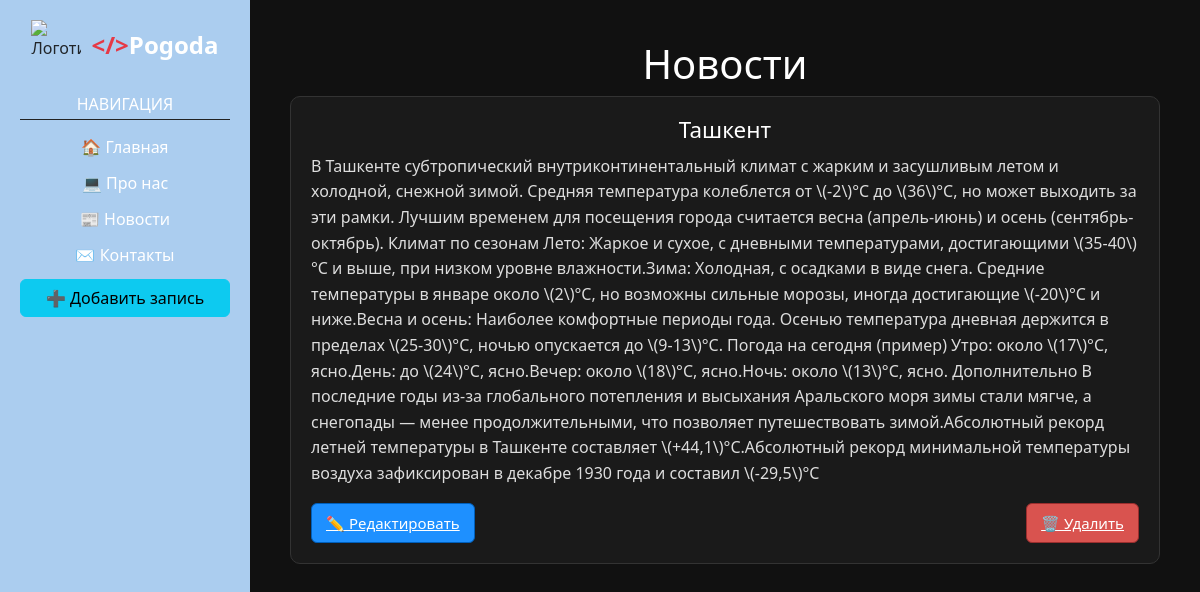
Page /news/ on the committed database.
### main/models.py (models this page shows, shortened)
class News(models.Model):
    title = models.CharField(max_length=200, verbose_name="Заголовок")
    content = models.TextField(verbose_name="Содержимое")
    created_at = models.DateTimeField(auto_now_add=True, verbose_name="Дата создания")

### main/views.py (the view)
# urls.py: path('news/', views.news, name='news'),
def news(request):
    news = News.objects.order_by('-created_at')
    return render(request, 'main/news.html', {'news': news})

### main/templates/main/news.html
{% extends 'main/layout.html' %}
{% block content %}
<h1>Новости</h1>
{% for n in news %}
<div class="news-card">
    <h2>{{ n.title }}</h2>
    <p>{{ n.content }}</p>
    <div class="card-buttons">
        <a href="{% url 'edit_news' n.id %}" class="btn-edit">✏️ Редактировать</a>
        <a href="{% url 'delete_news' n.id %}" class="btn-delete">🗑 Удалить</a>
    </div>
</div>
{% empty %}
<p>Пока нет новостей.</p>
{% endfor %}
{% endblock %}

### main/templates/main/layout.html (shortened to what this page needs)
{% load static %}
<!DOCTYPE html>
<html lang="ru">
<head>
    <link rel="stylesheet" href="{% static 'main/css/main.css' %}">
    <link rel="stylesheet" href="https://cdn.jsdelivr.net/npm/bootstrap@5.3.2/dist/css/bootstrap.min.css">
</head>
<body>
    <div class="wrapper">
        <aside class="sidebar">
            <div class="logo-box">
                <img src="{% static 'main/img/img_1.png' %}" alt="Логотип" class="logo-img">
                <h1 class="logo-text"><span class="red">&lt;/&gt;</span>Pogoda</h1>
            </div>
            <nav class="nav">
                <div class="nav-header">
                    <h3>Навигация</h3>
                </div>
                <ul class="nav-list">
                    <li><a href="/">🏠 Главная</a></li>
                    <li><a href="/about">💻 Про нас</a></li>
                    <li><a href="/news">📰 Новости</a></li>
                    <li><a href="/contacts">✉️ Контакты</a></li>
                </ul>
                <a href="/add_news/" class="btn btn-info add-btn">➕ Добавить запись</a>
            </nav>
        </aside>
        <main class="content">
            {% block content %}
            {% endblock %}
        </main>
    </div>
</body>
</html>

### main/static/main/css/main.css (style rules this page uses)
body { margin: 0; padding: 0; background-color: #F5DEB3; color: #fff; font-family: 'Roboto', sans-serif; }
.wrapper { display: flex; min-height: 100vh; }
.sidebar { width: 250px; background-color: #ABCDEF; padding: 20px; display: flex; flex-direction: column; align-items: center; }
.logo-box { display: flex; align-items: center; justify-content: center; gap: 10px; margin-bottom: 25px; }
.logo-img { width: 50px; height: 50px; object-fit: contain; }
.logo-text { font-size: 1.5rem; color: #fff; font-weight: 600; margin: 0; }
.red { color: #e63946; }
.nav { width: 100%; text-align: center; display: flex; flex-direction: column; align-items: center; }
.nav-header { width: 100%; border-bottom: 1px solid #222; margin-bottom: 15px; padding-bottom: 5px; }
.nav-header h3 { color: #fff; font-size: 1rem; text-transform: uppercase; margin: 0; }
.nav-list { list-style: none; padding: 0; margin: 0; width: 100%; }
.nav-list li { margin-bottom: 12px; }
.nav-list li a { text-decoration: none; color: #fff; font-size: 1rem; display: block; transition: color 0.3s; }
.add-btn { width: 100%; margin-top: auto; background-color: #1e90ff; border: 1px solid #005fbb; color: white; font-weight: 500; text-align: center; display: block; border-radius: 6px; padding: 10px; }
.content { flex: 1; padding: 40px; background-color: #111; }
.content h1, .content h2, .content h3, .content h4, .content h5 { text-align: center; color: #fff; }
.content p { color: #fff; }
a { text-decoration: none; }
.news-card { background-color: #1a1a1a; border: 1px solid #333; border-radius: 10px; padding: 20px; margin-bottom: 20px; transition: transform 0.2s ease, box-shadow 0.2s ease; }
.news-card h2 { text-align: center; color: #fff; font-size: 1.4rem; margin-bottom: 10px; }
.news-card p { color: #ddd; line-height: 1.6; }
.card-buttons { display: flex; justify-content: space-between; align-items: center; margin-top: 15px; width: 100%; }
.card-buttons .btn-edit { margin-right: auto; }
.card-buttons .btn-delete { margin-left: auto; }
.btn-edit { background-color: #1e90ff; color: white; padding: 8px 14px; border-radius: 6px; border: 1px solid #005fbb; font-size: 15px; cursor: pointer; transition: background-color 0.2s, border-color 0.2s, transform 0.12s; }
.btn-delete { background-color: #d9534f; color: #fff; padding: 8px 14px; border-radius: 6px; font-size: 15px; cursor: pointer; transition: background-color 0.18s, border-color 0.18s, transform 0.12s; border: 1px solid #9b2e2e; }

### rows in the picture
News: title "Ташкент", content "В Ташкенте субтропический внутриконтинентальный климат с жарким и засушливым летом и холодной, снежной зимой. Средняя температура колеблется от \\(-2\\)°C до \\(36\\)°C, но может выходить за эти рамки. Лучшим временем для посещения города считается весна (апрель-июнь) и осень (сентябрь-октябрь). Климат по сезонам Лето: Жаркое и сухое, с дневными температурами, достигающими \\(35-40\\)°C и выше, при низком уровне влажности.Зима: Холодная, с осадками в виде снега. Средние температуры в январе около \\(2\\)°C, но возможны сильные морозы, иногда достигающие \\(-20\\)°C и ниже.Весна и осень: Наиболее комфортные периоды года. Осенью температура дневная держится в пределах \\(25-30\\)°C, ночью опускается до…"
